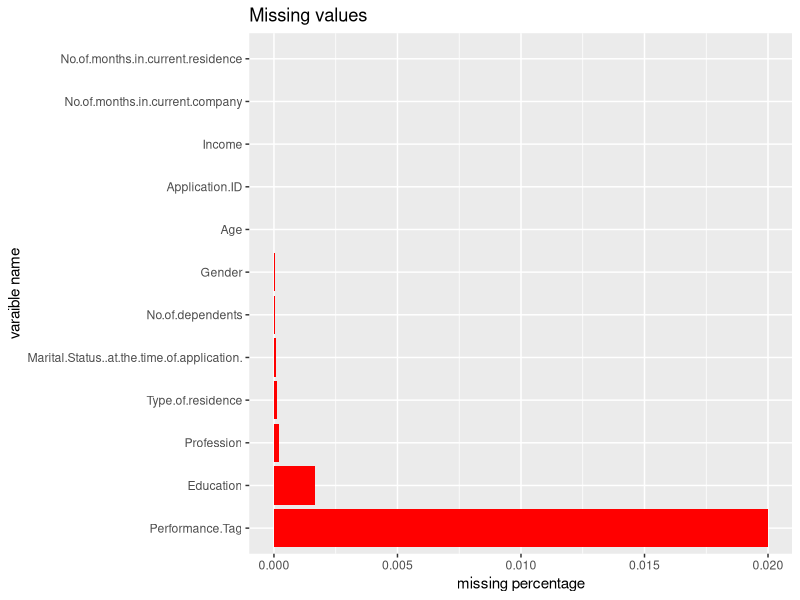
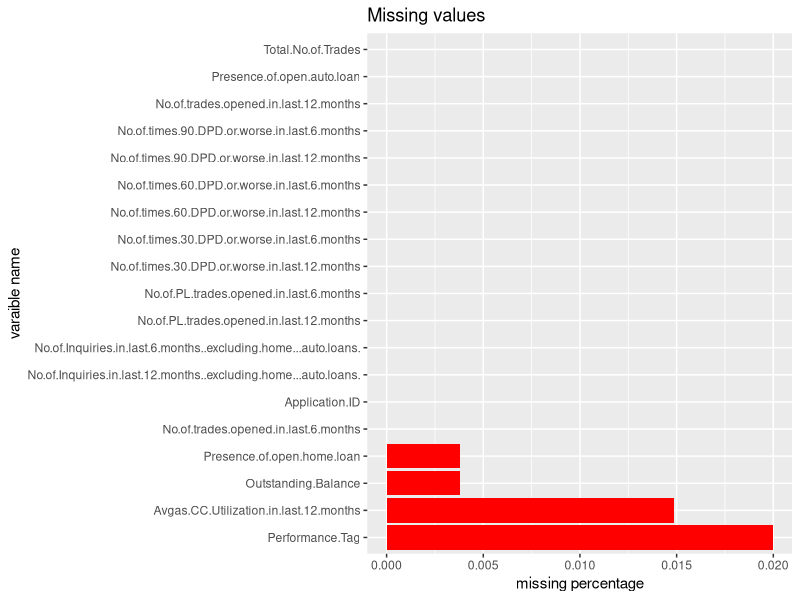
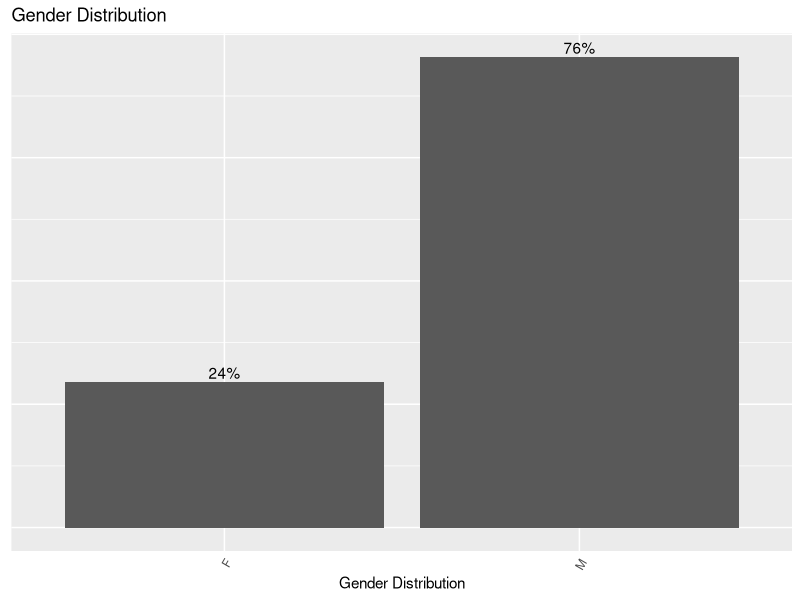
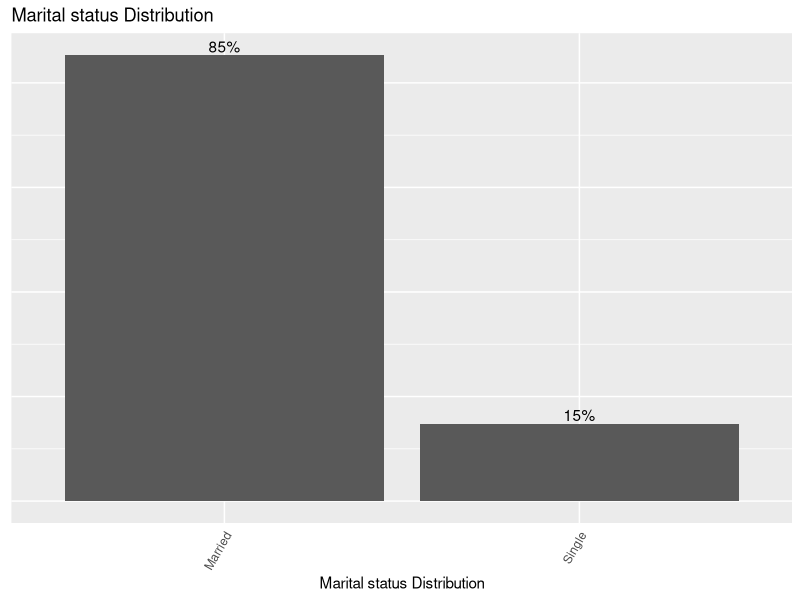
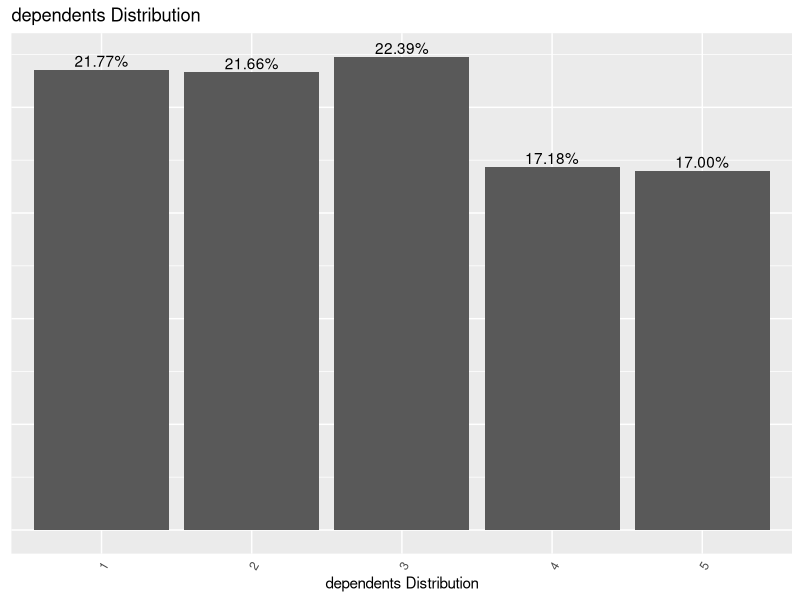
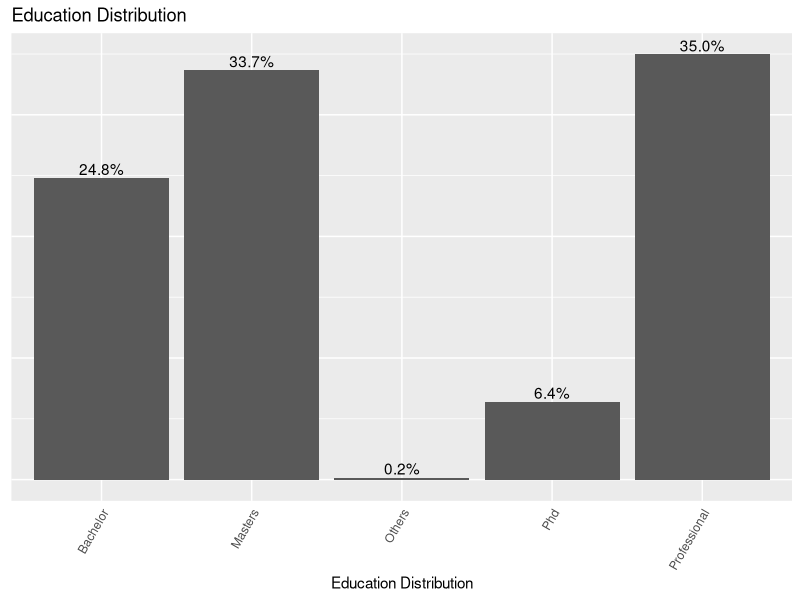
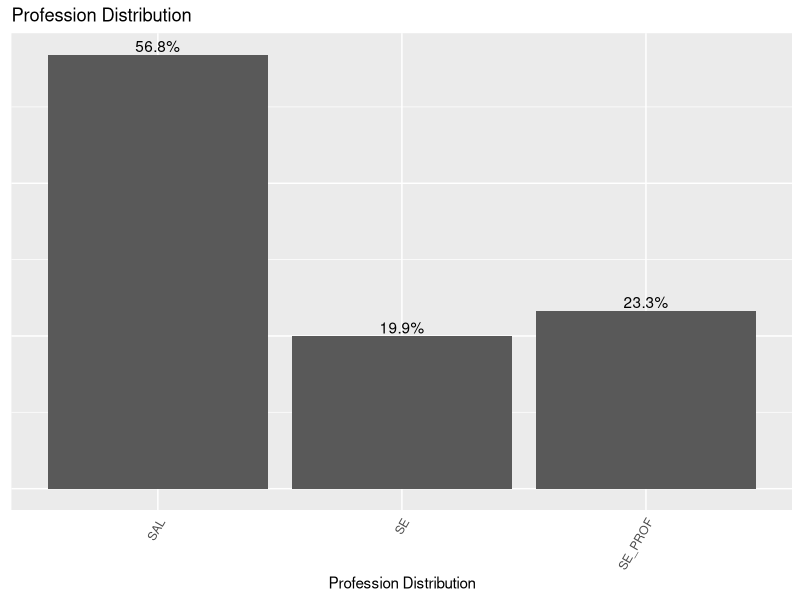
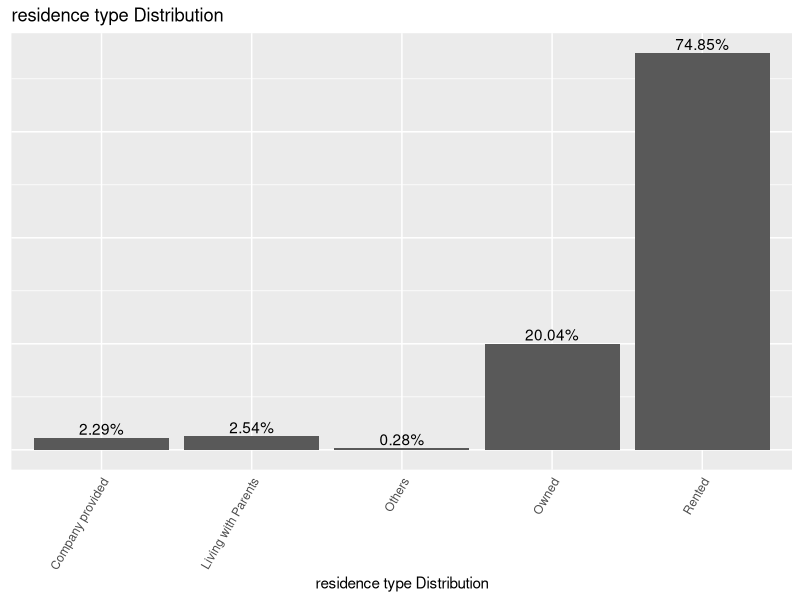

Reproduce these figures in R, in order. (Note: a time limit stopped this script after it produced the figures.)

################################################################################################
#Import nessesary packages
################################################################################################
library(MASS)
library(car)
library(dplyr)
library(tidyr)
library(ggplot2)
library(caret)
library(e1071)

setwd("D:\\F\\IIITB capstone Project\\Source files")

################################################################################################
#Data loading
################################################################################################
# Both Data files are CSV files
demographics = read.csv("Demographic data.csv",  na.strings = c("NA",""))
CreditBureau = read.csv("Credit Bureau data.csv",na.strings = c("NA",""))

################################Required functions####################################################
# Distribution of categorical/continuousl variables with corresponding frequencies

# Function for distribution of categorical variables 
univariate_categorical <- function(dataset,var,var_name){
  dataset %>% ggplot(aes(x = as.factor(var))) +
    geom_bar(aes(y = (..count..)/sum(..count..))) +
    geom_text(aes(y = ((..count..)/sum(..count..)), label = scales::percent((..count..)/sum(..count..))), stat = "count", vjust = -0.25) +
    scale_y_continuous(labels = scales::percent) +
    labs(title = var_name, y = "Percent", x = var_name)+theme(
      axis.text.y=element_blank(), axis.ticks=element_blank(),
      axis.title.y=element_blank(),axis.text.x = element_text(angle = 60, hjust = 1)
    ) 
}

# Function for distribution of continuous variables
univariate_continuous <- function(dataset,var,var_name){
  dataset %>% ggplot(aes(x = (var))) +
    geom_histogram(breaks=seq(min(var), max(var), by=1),col="red", aes(fill=..count..)) +
    scale_fill_gradient("Count", low="green", high="red")+
    labs(title = var_name, y = "Count", x = var_name)
  
}


perform_fn <- function(cutoff) 
{
  test_actual<- factor(ifelse(test$Performance.Tag==1,"Yes","No"))
  predicted_Attrition <- factor(ifelse(test_pred >= cutoff, "Yes", "No"))
  conf <- confusionMatrix(predicted_Attrition, test_actual, positive = "Yes")
  acc <- conf$overall[1]
  sens <- conf$byClass[1]
  spec <- conf$byClass[2]
  out <- t(as.matrix(c(sens, spec, acc))) 
  colnames(out) <- c("sensitivity", "specificity", "accuracy")
  return(out)
}


################################################################################################
#Initail_validation
################################################################################################
dim(demographics)
### 71295 rows X 12 columns

dim(CreditBureau)
### 71295 rows X 19 columns

#demographics[unique(demographics$Application.ID) %in% unique(CreditBureau$Application.ID),]

### number of rows in each dataset is matching.

summary(demographics)
### data has blank values in Gender , Marital status,Education,rofession, type_of_residence
### data has NA values in no_of_dependents and performance tags
### min age which is -3 indicats there are some bad entries in data
### min Income which is  -0.5 indicats data issue.
### max number of dependents is 5 and minimun is 1

str(demographics)
### number of dependents is int which can be converted as factor variable
### perfomance tag should be considered as factor as it is target variable
head(demographics)

###################################check NA values##############################################
###missing values count in each feature of Demographics
sapply(demographics, function(x) sum(is.na(x)))

### missing values percentage in each feature
missing_values <- gather(demographics %>%  summarise_all(funs(sum(is.na(.))/n())),key='feature',value = 'missing_percentage')

missing_values %>%
  ggplot(aes(x=reorder(feature,-missing_percentage),y=missing_percentage)) +
  geom_bar(stat = 'identity',fill='red') +
  labs(title = "Missing values", x = "varaible name", y = "missing percentage")+
  coord_flip()

### almost 2% (1425/71295) of the records has NA values in performance Tag column.target column should not have NAs.These records are considered as rejected applications
### No.of.dependents column has 3/71295 na values.these can be removed as these are very less in number


###missing values count in each feature of CreditBureau data set
sapply(CreditBureau, function(x) sum(is.na(x)))

### missing values percentage in each feature
missing_values <- gather(CreditBureau %>%  summarise_all(funs(sum(is.na(.))/n())),key='feature',value = 'missing_percentage')

missing_values %>%
  ggplot(aes(x=reorder(feature,-missing_percentage),y=missing_percentage)) +
  geom_bar(stat = 'identity',fill='red') +
  labs(title = "Missing values", x = "varaible name", y = "missing percentage")+
  coord_flip()


###################################check Blank values##############################################
### blank values count in each feature
sapply(demographics, function(x) sum( trimws(x) == "",na.rm = TRUE))

### Education has hightest blank values 119, profession has 14 and type of residence has 8 , marital status -6 and gender-2 

sapply(CreditBureau, function(x) sum(trimws(x) == "",na.rm = TRUE))
###################################check duplicate values############################################

sum(duplicated(demographics))
sum(duplicated(CreditBureau))
### There are no duplicated records in two dataframe


sum(duplicated(demographics$Application.ID))

sum(duplicated(CreditBureau$Application.ID))

demographics$Application.ID[duplicated(demographics$Application.ID)]
CreditBureau$Application.ID[duplicated(CreditBureau$Application.ID)]

dup <- demographics$Application.ID[duplicated(demographics$Application.ID)]
demographics[demographics$Application.ID %in% dup,]

### 3 application IDs have duplicates which are  [765011468 ,653287861 ,671989187] . But the application demographics are different.
### these 3 application IDs should be removed. 

Master<-merge(demographics,CreditBureau )

# 653287861 will be handled as there was difference performance tag. lets change the application ID

nrow(Master[Master$Application.ID == 653287861 & Master$Performance.Tag == 1,])
Master$Application.ID[Master$Application.ID == 653287861 & Master$Performance.Tag == 1]<- max(Master$Application.ID)+1

Master<-Master[!Master$Application.ID %in% c(765011468,671989187),]


d<-demographics[complete.cases(demographics),]
Master<-Master[complete.cases(Master),]


#####################################################################################################
###Univariate Analysis
#####################################################################################################

###average performace_tag
mean(d$Performance.Tag)
mean(Master$Performance.Tag)

d$Performance.Tag <-as.factor(d$Performance.Tag)
Master$Performance.Tag <-as.factor(Master$Performance.Tag)
### only 4.2 percentage of the records are 1

### categorical Distribution
univariate_categorical(d,d$Gender,"Gender Distribution")
univariate_categorical(d,d$Marital.Status..at.the.time.of.application.,"Marital status Distribution")
univariate_categorical(d,d$No.of.dependents,"dependents Distribution")
univariate_categorical(d,d$Education,"Education Distribution")
univariate_categorical(d,d$Profession,"Profession Distribution")
univariate_categorical(d,d$Type.of.residence,"residence type Distribution")
univariate_categorical(d,d$Performance.Tag,"performance Distribution")


###76% is male population
###85% are married
### numbe of dependents distribution is same and 22% has 3 dependents
###  33.6% masters and 34.9% professional. Blanks 2% can be combined with others which is 2%
### 56.8 % are salaried. Blanks are almost 0 percentage. blanks can be handled based on the performance tag/changed to sal
### 74.8% are rented.blanks can be changed to rented

###continuous values distribution

univariate_continuous(d,d$Age,"Age Distribution")
summary(factor(d$Age))
univariate_continuous(d,d$Income,"Income Distribution")
summary(factor(d$Income))

univariate_continuous(d,d$No.of.months.in.current.residence,"Current residence Distribution")
summary(factor(d$No.of.months.in.current.residence))
univariate_continuous(d,d$No.of.months.in.current.company,"Current company Distribution")
summary(factor(d$No.of.months.in.current.company))

### high distribution from 24 to 65 years.one person has age -3 and 18 members has age as 0. This data issue should be handled.
### there very high spike at income 4.5 and 107 persons has less than or equal to 0 which is a data issue
### huge spike for number of months in current residence at 6 months 
### big spike for 3 months in current company.

#####################################################################################
# creation of dummy variables and Feature standardisation
#####################################################################################

mean(Master$Age)-1.5*IQR(Master$Age)
summary(factor(Master$Age))
boxplot(Master$Age)
quantile(Master$Age,seq(0,1,0.1))

summary(factor(d$Income))
q <-quantile(Master$Income,seq(0,1,0.1))

Master$Age[Master$Age < 18 ] <- 18
Master$Income[Master$Income <= 0 ] <- 0

Master_factor <- Master[,c(4,5,6,8,9,10)]
Master_factor<- data.frame(sapply(Master_factor, function(x) factor(x)))

# creating dummy variables for factor attributes
dummies<- data.frame(sapply(Master_factor,function(x) data.frame(model.matrix(~x-1,data =Master_factor))[,-1]))

Master_final<- cbind(Master[,c(2,3,7,11:29)],dummies)






#####################################################################################
# creating training and test data  
#####################################################################################
# separate training and testing data
set.seed(100)
trainindices= sample(1:nrow(Master_final), 0.7*nrow(Master_final))
train = Master_final[trainindices,]
test = Master_final[-trainindices,]

#####################################################################################
#Model Building
#####################################################################################

# Logistic Regression: 

#Initial model - Build model 1 containing all variables
model_1 <- glm(Performance.Tag~.,data=train,family = "binomial")
summary(model_1)

# used STEPAIC to find the best model
model_2 <- stepAIC(model_1,direction = "both")
summary(model_2)

# Removing multicollinearity through VIF check
sort(vif(model_2))

#captured the STEPAIC output and built model2

#Excluding Outstanding.Balance due to low significance and high VIF
model_3<-glm(formula = Performance.Tag ~ No.of.times.90.DPD.or.worse.in.last.6.months + 
               No.of.times.30.DPD.or.worse.in.last.6.months + No.of.times.90.DPD.or.worse.in.last.12.months + 
               Avgas.CC.Utilization.in.last.12.months + No.of.PL.trades.opened.in.last.6.months + 
               No.of.PL.trades.opened.in.last.12.months + No.of.Inquiries.in.last.6.months..excluding.home...auto.loans. + 
               No.of.Inquiries.in.last.12.months..excluding.home...auto.loans. + 
               Presence.of.open.home.loan +  Total.No.of.Trades + 
               Marital.Status..at.the.time.of.application. + No.of.dependents.x2 + 
               No.of.dependents.x3 + No.of.dependents.x4 + No.of.dependents.x5, 
             family = "binomial", data = train)

summary(model_3)
sort(vif(model_3))

#Excluding No.of.PL.trades.opened.in.last.6.months  due to low significance and high VIF
model_4<-glm(formula = Performance.Tag ~ No.of.times.90.DPD.or.worse.in.last.6.months + 
               No.of.times.30.DPD.or.worse.in.last.6.months + No.of.times.90.DPD.or.worse.in.last.12.months + 
               Avgas.CC.Utilization.in.last.12.months +  
               No.of.PL.trades.opened.in.last.12.months + No.of.Inquiries.in.last.6.months..excluding.home...auto.loans. + 
               No.of.Inquiries.in.last.12.months..excluding.home...auto.loans. + 
               Presence.of.open.home.loan +  Total.No.of.Trades + 
               Marital.Status..at.the.time.of.application. + No.of.dependents.x2 + 
               No.of.dependents.x3 + No.of.dependents.x4 + No.of.dependents.x5, 
             family = "binomial", data = train)

summary(model_4)
sort(vif(model_4))


#Excluding No.of.times.30.DPD.or.worse.in.last.6.months  due to low significance and high VIF
model_5<-glm(formula = Performance.Tag ~ 
               No.of.times.30.DPD.or.worse.in.last.6.months + No.of.times.90.DPD.or.worse.in.last.12.months + 
               Avgas.CC.Utilization.in.last.12.months +  
               No.of.PL.trades.opened.in.last.12.months + No.of.Inquiries.in.last.6.months..excluding.home...auto.loans. + 
               No.of.Inquiries.in.last.12.months..excluding.home...auto.loans. + 
               Presence.of.open.home.loan +  Total.No.of.Trades + 
               Marital.Status..at.the.time.of.application. + No.of.dependents.x2 + 
               No.of.dependents.x3 + No.of.dependents.x4 + No.of.dependents.x5, 
             family = "binomial", data = train)

summary(model_5)
sort(vif(model_5))


#Excluding No.of.dependents.x5  due to low significance and high VIF
model_6<-glm(formula = Performance.Tag ~ 
               No.of.times.30.DPD.or.worse.in.last.6.months + No.of.times.90.DPD.or.worse.in.last.12.months + 
               Avgas.CC.Utilization.in.last.12.months +  
               No.of.PL.trades.opened.in.last.12.months + No.of.Inquiries.in.last.6.months..excluding.home...auto.loans. + 
               No.of.Inquiries.in.last.12.months..excluding.home...auto.loans. + 
               Presence.of.open.home.loan +  Total.No.of.Trades + 
               Marital.Status..at.the.time.of.application. + No.of.dependents.x2 + 
               No.of.dependents.x3 + No.of.dependents.x4 , 
             family = "binomial", data = train)

summary(model_6)
sort(vif(model_6))



test_pred<-predict(model_6, type = "response",newdata = test[,-1])

summary(test_pred)
test$prob <- test_pred

test_actual<- factor(ifelse(test$Performance.Tag==1,"Yes","No"))

s = seq(.01,.80,length=100)

OUT = matrix(0,100,3)

for(i in 1:100){  
  OUT[i,] = perform_fn(s[i])
} 


#Plot to choose best cutoff
plot(s, OUT[,1],xlab="Cutoff",ylab="Value",cex.lab=1.5,cex.axis=1.5,ylim=c(0,1),type="l",lwd=2,axes=FALSE,col=2)
axis(1,seq(0,1,length=5),seq(0,1,length=5),cex.lab=1.5)
axis(2,seq(0,1,length=5),seq(0,1,length=5),cex.lab=1.5)
lines(s,OUT[,2],col="darkgreen",lwd=2)
lines(s,OUT[,3],col=4,lwd=2)
box()
legend(0.6,.80,col=c(2,"darkgreen",4,"darkred"),lwd=c(2,2,2,2),c("Sensitivity","Specificity","Accuracy"))


best_cutoff <- s[which(abs(OUT[,1]-OUT[,2])==min(abs(OUT[,1]-OUT[,2])))]
best_cutoff
# best_cutoff is 0.185
test_pred_Attrition <- ifelse(test_pred >= best_cutoff, "Yes", "No")
confusionmartix_final<-confusionMatrix(test_pred_Attrition, test_actual, positive = "Yes")

#####################################################################################
#Metrics - Accuracy,Sensitivity,Specificity,KS -statistic
#Lift & Gain Chart 
#####################################################################################

#confusion matrix output
confusionmartix_final






#####################################################################################
#Application score card
#####################################################################################
test$log_odds <- log(test$prob/(1-test$prob))


PDO<-20
BaseScore<-400
Odds<-10

#Calaculating Factor & Offset
Factor=PDO/log(2)

Offset=BaseScore-(Factor*log(Odds))

Offset
Factor

print("equation is : score = 333.5614 + (28.8539 * log(odds))")


test$score <- 333.5614 + (28.8539 * test$log_odds)
test$score

View(test [,c(1,39:41)])
